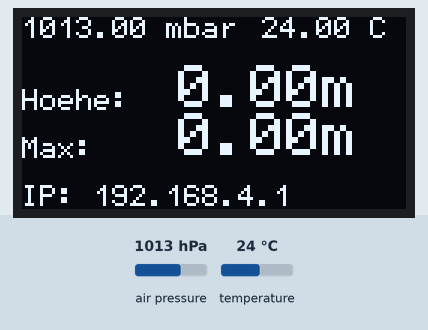
Recording of a sketch running on a simulated ESP8266 (Wemos D1 mini). Shown: 128×64 one-colour display. Inputs (shaded band) come from the test bench; at power-on: air pressure 1013 hPa, temperature 24 °C. What the sketch prints to the serial monitor is not drawn.

Above: at 1.9 s.
2.0 s: air pressure set to 1025 hPa
At 2.5 s:
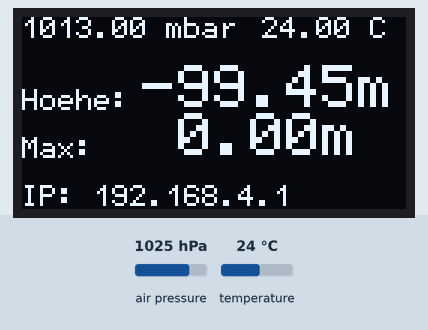
3.7 s: temperature set to 12 °C
At 4.5 s:
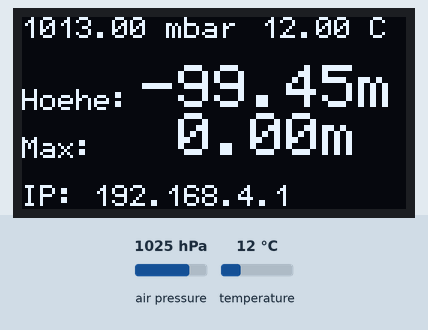
5.6 s: air pressure set to 952 hPa
At 6.5 s:
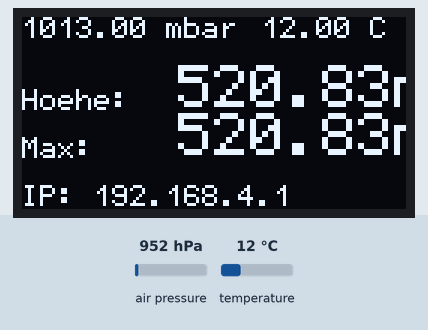
7.6 s: temperature set to 19 °C
Timing chart, 0 to 10.5 s (numbered marks = the images above; inputs shaded):
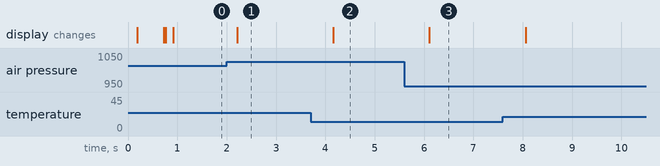

The sketch:

Hoehenmesser.ino
```cpp
// (licence header left out)
// Libraries
#include <SFE_BMP180.h>
#include <Wire.h>
#include <SSD1306Ascii.h>
#include <SSD1306AsciiWire.h>
#include <ESP8266WiFi.h>
#include <ESP8266WebServer.h>

// Header
#include "index.h"

// Objekte
SFE_BMP180 pressure;
SSD1306AsciiWire oled;

// I2C-Adresse OLED
#define I2C_ADDRESS 0x3C

// Name und Passwort Access Point
const char *ssid = "Hoehenmesser";
const char *password = "***REMOVED***";


// Variablen
double baseline;
double highest;
double lowest;
double T;
double a;
double* pointer = &a;

// Webserver-Port setzen
ESP8266WebServer server(80);


//Setup
void setup(void) {

  //Datenübertragung
  Serial.begin(115200);
  delay(100);
  Serial.println("");

  //Display-Setup
  Wire.begin();
  oled.begin(&Adafruit128x64, I2C_ADDRESS);
  oled.set400kHz();
  oled.setFont(font5x7);

  Serial.println("Display gestartet!");

  oled.clear();
  oled.set2X();
  oled.println("START");
  oled.set1X();
  delay(500);
  oled.clear();

  //Sensor-Setup
  if (pressure.begin())
    Serial.println("BMP180 gefunden!");
  else
  {
    Serial.println("BMP180 fehlt!");
    while (1);
  }

  // Access Point
  WiFi.softAP(ssid, password);
  Serial.println("Access Point gestartet!");

  // Webserver-Setup
  server.on("/", handleRoot);
  server.on("/data", handleData);
  server.onNotFound(handleNotFound);
  server.begin();

  Serial.println("HTTP-Server gestartet!");
  Serial.print("IP: ");
  Serial.println(WiFi.softAPIP());

  // baseline-Druck messen
  baseline = getPressure();       // Genauer wäre: 100 getPressure-Werte und dann den Durchschnitt davon als baseline

  // baseline-Druck anzeigen
  oled.print(baseline);
  oled.print(" mbar");

  // statische Teile der Höhenanzeigen
  oled.setCursor(0, 3);
  oled.print("Hoehe:");
  oled.setCursor(0,5);
  oled.print("Max:");

  }


  // Hauptcode
  void loop(void) {

    // Variablen
    double a, P;
    char status;

    // Webserver
    server.handleClient();

    // Druck messen
    P = getPressure();

    // Temperatur messen
    status = pressure.startTemperature();
    delay(100);
    status = pressure.getTemperature(T);

    // Höhenunterschied
    a = pressure.altitude(P, baseline);

    // Maximalwerte
    if (a < lowest) lowest = a;

    if (a > highest) highest = a;

    // Höhenunterschied anzeigen
    oled.set2X();
    oled.setCursor(40, 2);
    if (a >= 0.0) oled.print(" ");
    oled.print(a);
    oled.print("m");

    // Maximum anzeigen
    oled.setCursor(40, 4);
    if (highest >= 0.0) oled.print(" ");
    oled.print(highest);
    oled.print("m");
    oled.set1X();

    // Temperaturanzeige
    oled.setCursor(80, 0);
    oled.print(T);
    oled.println(" C");

    // IP-Adresse anzeigen
    oled.setCursor(0, 7);
    oled.print("IP: ");
    oled.print(WiFi.softAPIP());

    delay(500);
  }


// Webserver
void handleRoot() {
 String s = MAIN_page;
 server.send(200, "text/html", s);
}

void handleData(){
  double d = *pointer ;
  String data = String(d);
  server.send(200, "text/plane", data);
}

void handleNotFound(){
  server.send(404, "text/plain", "404: Not found");
}


// Funktion getPressure()
double getPressure()
{
  // Variablen
  char status;
  double T,P,p0,a;

  // Temperatur messen
  status = pressure.startTemperature();
  if (status != 0)
  {
    // Warten bis Messung fertig
    delay(status);

     // Temperatur erhalten
    status = pressure.getTemperature(T);
    if (status != 0)
    {

      // Druck messen mit Genauigkeitsstufe 3
      status = pressure.startPressure(3);
      if (status != 0)
      {
        // Warten bis Messung fertig
        delay(status);

        //Druck erhalten
        status = pressure.getPressure(P,T);
        if (status != 0)
        {
          return(P);
        }
        else oled.println("Fehler 1");
      }
      else oled.println("Fehler 2");
    }
    else oled.println("Fehler 3");
  }
  else oled.println("Fehler 4");
}
```

index.h
```cpp
const char MAIN_page[] PROGMEM = R"=====(

<!doctype html>
<html>

<head>
	<title>H&ouml;henmesser</title>
</head>

<body>
    <div style="text-align:center;">
      <h1 style="font-family:verdana;color:#999999">H&ouml;henmesser</h1>
    </div>
</body>

</html>

)=====";
```

Measured:
- after the input at 2.0 s, the display: changes after 0.21 s (image 1)
- after the input at 3.7 s, the display: changes after 0.46 s (image 2)
- after the input at 5.6 s, the display: changes after 0.51 s (image 3)
